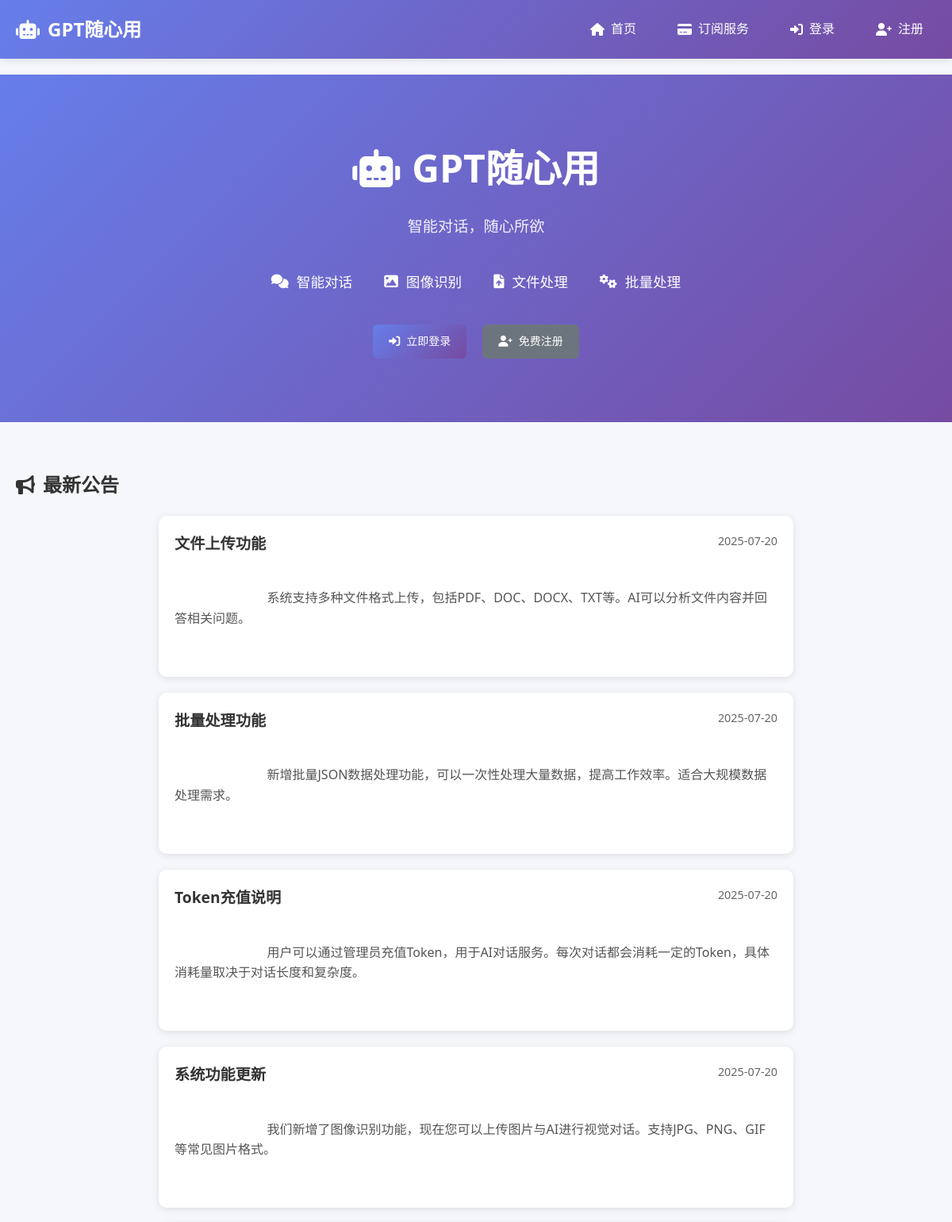
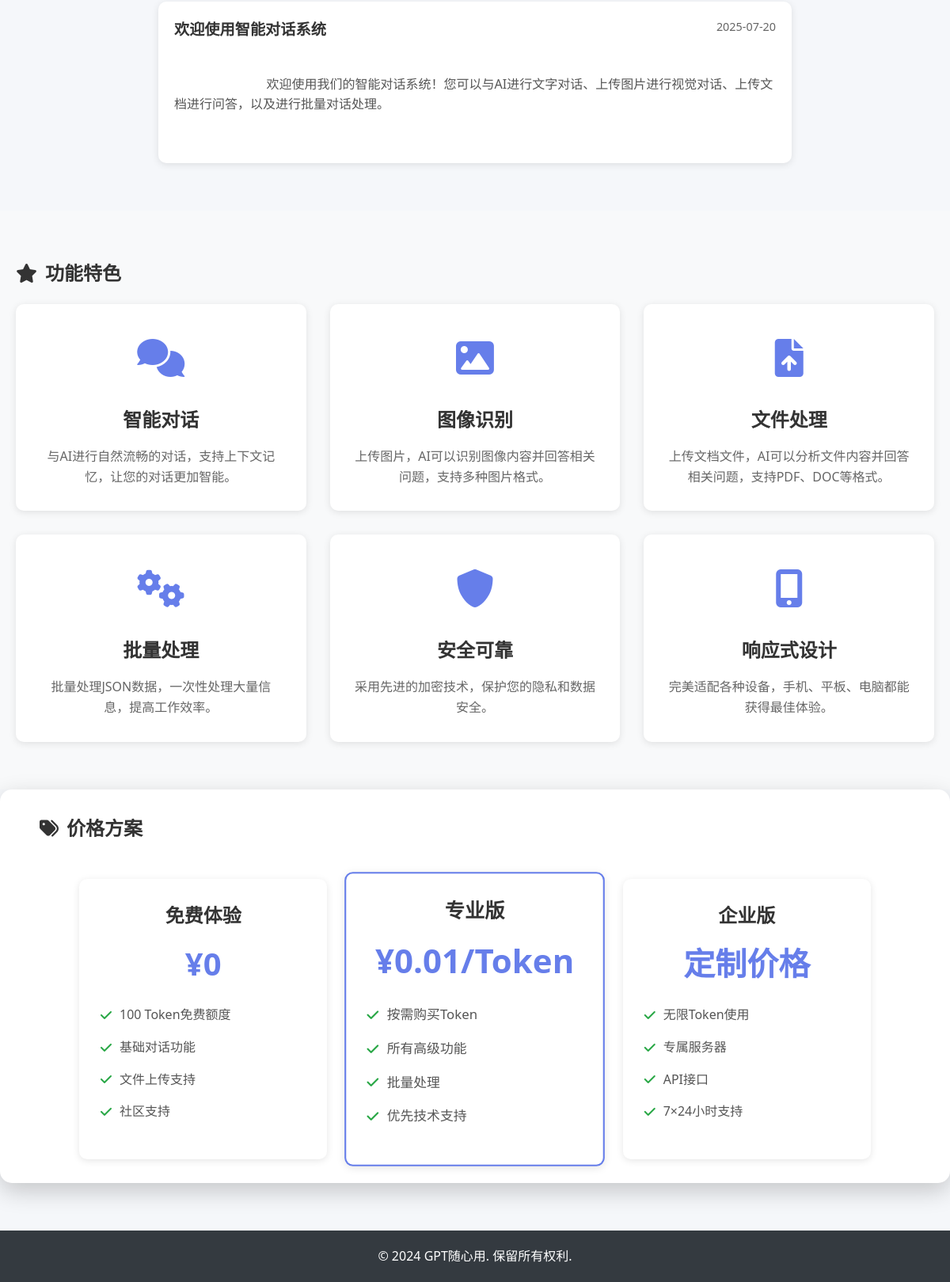
The page / on the database its author committed (2 pictures, top to bottom).
### app.py (models this page shows)
class Announcement(db.Model):
    id = db.Column(db.Integer, primary_key=True)
    title = db.Column(db.String(200), nullable=False)
    content = db.Column(db.Text, nullable=False)
    is_active = db.Column(db.Boolean, default=True)
    priority = db.Column(db.Integer, default=0)  # 优先级
    view_count = db.Column(db.Integer, default=0)  # 查看次数
    created_at = db.Column(db.DateTime, default=datetime.datetime.utcnow)
    updated_at = db.Column(db.DateTime, default=datetime.datetime.utcnow)
    created_by = db.Column(db.Integer, db.ForeignKey('user.id'))

### app.py (the view)
@app.route('/')
def index():
    announcements = Announcement.query.filter_by(is_active=True).order_by(Announcement.created_at.desc()).limit(5).all()
    return render_template('index.html', announcements=announcements)

### templates/index.html (shortened to what this page needs)
{% extends "base.html" %}
{% block content %}
<div class="hero-section">
    <div class="container">
        <h1 class="hero-title">
            <i class="fas fa-robot"></i>
            GPT随心用
        </h1>
        <p class="hero-subtitle">智能对话，随心所欲</p>
        <div class="hero-features">
            <div class="feature-item">
                <i class="fas fa-comments"></i>
                <span>智能对话</span>
            </div>
            <div class="feature-item">
                <i class="fas fa-image"></i>
                <span>图像识别</span>
            </div>
            <div class="feature-item">
                <i class="fas fa-file-upload"></i>
                <span>文件处理</span>
            </div>
            <div class="feature-item">
                <i class="fas fa-cogs"></i>
                <span>批量处理</span>
            </div>
        </div>
        <div class="hero-actions">
            {% if current_user.is_authenticated %}
                <a href="{{ url_for('dashboard') }}" class="btn btn-primary">
                    <i class="fas fa-tachometer-alt"></i>
                    进入控制台
                </a>
            {% else %}
                <a href="{{ url_for('login') }}" class="btn btn-primary">
                    <i class="fas fa-sign-in-alt"></i>
                    立即登录
                </a>
                <a href="{{ url_for('register') }}" class="btn btn-secondary">
                    <i class="fas fa-user-plus"></i>
                    免费注册
                </a>
            {% endif %}
        </div>
    </div>
</div>
<div class="content-section">
    <div class="container">
        <div class="section-header">
            <h2>
                <i class="fas fa-bullhorn"></i>
                最新公告
            </h2>
        </div>
        <div class="announcements">
            {% if announcements %}
                {% for announcement in announcements %}
                    <div class="announcement-card">
                        <div class="announcement-header">
                            <h3>{{ announcement.title }}</h3>
                            <span class="announcement-date">{{ announcement.created_at.strftime('%Y-%m-%d') }}</span>
                        </div>
                        <div class="announcement-content">
                            {{ announcement.content }}
                        </div>
                    </div>
                {% endfor %}
            {% else %}
                <div class="no-announcements">
                    <i class="fas fa-bullhorn"></i>
                    <p>暂无公告</p>
                </div>
            {% endif %}
        </div>
    </div>
</div>
<div class="features-section">
    <div class="container">
        <div class="section-header">
            <h2>
                <i class="fas fa-star"></i>
                功能特色
            </h2>
        </div>
        <div class="features-grid">
            <div class="feature-card">
                <div class="feature-icon">
                    <i class="fas fa-comments"></i>
                </div>
                <h3>智能对话</h3>
                <p>与AI进行自然流畅的对话，支持上下文记忆，让您的对话更加智能。</p>
            </div>
            <div class="feature-card">
                <div class="feature-icon">
                    <i class="fas fa-image"></i>
                </div>
                <h3>图像识别</h3>
                <p>上传图片，AI可以识别图像内容并回答相关问题，支持多种图片格式。</p>
            </div>
            <div class="feature-card">
                <div class="feature-icon">
                    <i class="fas fa-file-upload"></i>
                </div>
                <h3>文件处理</h3>
                <p>上传文档文件，AI可以分析文件内容并回答相关问题，支持PDF、DOC等格式。</p>
            </div>
            <div class="feature-card">
                <div class="feature-icon">
                    <i class="fas fa-cogs"></i>
                </div>
                <h3>批量处理</h3>
                <p>批量处理JSON数据，一次性处理大量信息，提高工作效率。</p>
            </div>
            <div class="feature-card">
                <div class="feature-icon">
                    <i class="fas fa-shield-alt"></i>
                </div>
                <h3>安全可靠</h3>
                <p>采用先进的加密技术，保护您的隐私和数据安全。</p>
            </div>
            <div class="feature-card">
                <div class="feature-icon">
                    <i class="fas fa-mobile-alt"></i>
                </div>
                <h3>响应式设计</h3>
                <p>完美适配各种设备，手机、平板、电脑都能获得最佳体验。</p>
            </div>
        </div>
    </div>
</div>
<div class="pricing-section">
    <div class="container">
        <div class="section-header">
            <h2>
                <i class="fas fa-tags"></i>
                价格方案
            </h2>
        </div>
        <div class="pricing-grid">
            <div class="pricing-card">
                <div class="pricing-header">
                    <h3>免费体验</h3>
                    <div class="price">¥0</div>
                </div>
                <div class="pricing-features">
                    <div class="feature">
                        <i class="fas fa-check"></i>
                        <span>100 Token免费额度</span>
                    </div>
                    <div class="feature">
                        <i class="fas fa-check"></i>
                        <span>基础对话功能</span>
                    </div>
                    <div class="feature">
                        <i class="fas fa-check"></i>
                        <span>文件上传支持</span>
                    </div>
                    <div class="feature">
                        <i class="fas fa-check"></i>
                        <span>社区支持</span>
                    </div>
                </div>
            </div>
            <div class="pricing-card featured">
                <div class="pricing-header">
                    <h3>专业版</h3>
                    <div class="price">¥0.01/Token</div>
                </div>
                <div class="pricing-features">
                    <div class="feature">
                        <i class="fas fa-check"></i>
                        <span>按需购买Token</span>
                    </div>
                    <div class="feature">
                        <i class="fas fa-check"></i>
                        <span>所有高级功能</span>
                    </div>
                    <div class="feature">
                        <i class="fas fa-check"></i>
                        <span>批量处理</span>
                    </div>
                    <div class="feature">
                        <i class="fas fa-check"></i>
                        <span>优先技术支持</span>
                    </div>
                </div>
            </div>
            <div class="pricing-card">
                <div class="pricing-header">
                    <h3>企业版</h3>
                    <div class="price">定制价格</div>
                </div>
                <div class="pricing-features">
                    <div class="feature">
                        <i class="fas fa-check"></i>
                        <span>无限Token使用</span>
                    </div>
                    <div class="feature">
                        <i class="fas fa-check"></i>
                        <span>专属服务器</span>
                    </div>
                    <div class="feature">
                        <i class="fas fa-check"></i>
                        <span>API接口</span>
                    </div>
                    <div class="feature">
                        <i class="fas fa-check"></i>
                        <span>7×24小时支持</span>
                    </div>
                </div>
            </div>
        </div>
    </div>
</div>
{% endblock %}

### templates/base.html (shortened to what this page needs)
<!DOCTYPE html>
<html lang="zh-CN">
<head>
    <link rel="stylesheet" href="{{ url_for('static', filename='css/style.css') }}">
    <link rel="stylesheet" href="https://cdnjs.cloudflare.com/ajax/libs/font-awesome/6.0.0/css/all.min.css">
</head>
<body>
    <nav class="navbar">
        <div class="nav-container">
            <div class="nav-logo">
                <a href="{{ url_for('index') }}">
                    <i class="fas fa-robot"></i>
                    GPT随心用
                </a>
            </div>
            <div class="nav-menu">
                <a href="{{ url_for('index') }}" class="nav-link">
                    <i class="fas fa-home"></i>
                    首页
                </a>
                <a href="{{ url_for('subscribe') }}" class="nav-link">
                    <i class="fas fa-credit-card"></i>
                    订阅服务
                </a>
                {% if current_user.is_authenticated %}
                    <a href="{{ url_for('dashboard') }}" class="nav-link">
                        <i class="fas fa-tachometer-alt"></i>
                        控制台
                    </a>
                    {% if current_user.is_admin %}
                        <a href="{{ url_for('admin_panel') }}" class="nav-link">
                            <i class="fas fa-cog"></i>
                            管理面板
                        </a>
                    {% endif %}
                    <div class="nav-user">
                        <div class="user-info">
                            <i class="fas fa-user"></i>
                            <span>{{ current_user.username }}</span>
                            <div class="token-count">
                                <i class="fas fa-coins"></i>
                                <span>{{ current_user.tokens }}</span>
                            </div>
                        </div>
                        <a href="{{ url_for('logout') }}" class="nav-link">
                            <i class="fas fa-sign-out-alt"></i>
                            退出
                        </a>
                    </div>
                {% else %}
                    <a href="{{ url_for('login') }}" class="nav-link">
                        <i class="fas fa-sign-in-alt"></i>
                        登录
                    </a>
                    <a href="{{ url_for('register') }}" class="nav-link">
                        <i class="fas fa-user-plus"></i>
                        注册
                    </a>
                {% endif %}
            </div>
        </div>
    </nav>
    <main class="main-content">
        {% block content %}{% endblock %}
    </main>
    <footer class="footer">
        <div class="container">
            <p>&copy; 2024 GPT随心用. 保留所有权利.</p>
        </div>
    </footer>
</body>
</html>

### rows shown on the page
Announcement: title "文件上传功能", created_at "2025-07-20", content "系统支持多种文件格式上传，包括PDF、DOC、DOCX、TXT等。AI可以分析文件内容并回答相关问题。"
Announcement: title "批量处理功能", created_at "2025-07-20", content "新增批量JSON数据处理功能，可以一次性处理大量数据，提高工作效率。适合大规模数据处理需求。"
Announcement: title "Token充值说明", created_at "2025-07-20", content "用户可以通过管理员充值Token，用于AI对话服务。每次对话都会消耗一定的Token，具体消耗量取决于对话长度和复杂度。"
Announcement: title "系统功能更新", created_at "2025-07-20", content "我们新增了图像识别功能，现在您可以上传图片与AI进行视觉对话。支持JPG、PNG、GIF等常见图片格式。"
Announcement: title "欢迎使用智能对话系统", created_at "2025-07-20", content "欢迎使用我们的智能对话系统！您可以与AI进行文字对话、上传图片进行视觉对话、上传文档进行问答，以及进行批量对话处理。"
